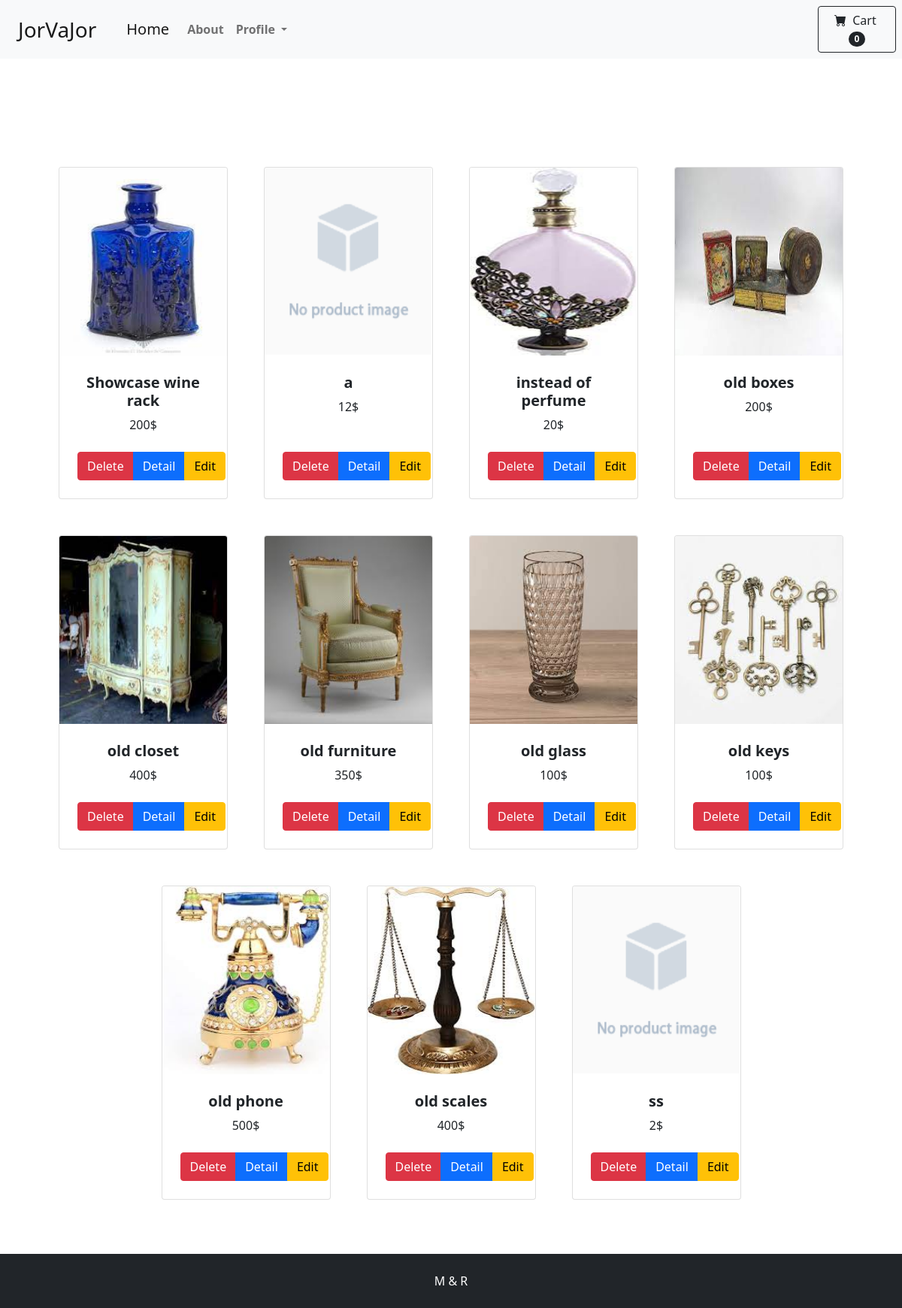
Page /1 (signed in) on the committed database.
### home/models.py (models this page shows, shortened)
class Product(models.Model):
    user = models.ForeignKey(User, related_name='products', on_delete=models.CASCADE)
    category = models.ManyToManyField(Category, related_name='products')
    name = models.CharField(max_length=200)
    slug = models.SlugField(max_length=200, unique=True)
    image = models.ImageField(blank=True, upload_to='image/', default='image/download.png')
    description = RichTextField()
    price = models.IntegerField()
    available = models.BooleanField(default=True)
    created_time = models.DateTimeField(auto_now_add=True)
    updated_time = models.DateTimeField(auto_now=True)
    class Meta:
        ordering = ('name',)

### home/views.py (the view)
# urls.py: path('<int:pk>', MyPostsView.as_view(), name='my_post'),
class MyPostsView(LoginRequiredMixin, View):
    def get(self, request, pk):
        products = Product.objects.filter(user=request.user)
        return render(request, 'home/my_posts.html', {'products': products})

### home/templates/home/my_posts.html
{% extends 'index.html' %}
{% load static %}
{% block content %}
    <section class="py-5">
        <div class="container px-4 px-lg-5 mt-5">
            <div class="row gx-4 gx-lg-5 row-cols-2 row-cols-md-3 row-cols-xl-4 justify-content-center">
                {% for product in products %}
                    <div class="col mb-5">
                        <div class="card h-100">
                            {% if product.image %}
                                <img class="card-img-top" src="{{ product.image.url  | default:"{% static 'img/download.png '%}"}}" alt="..." height="250"/>
                            {% endif %}
                            <div class="card-body p-4">
                                <div class="text-center">
                                    <h5 class="fw-bolder">{{ product.name }}</h5>
                                    {{ product.price }}$
                                </div>
                            </div>
                            <div class="card-footer p-4 pt-0 border-top-0 bg-transparent text-center">
                                <div class="btn-group " role="group" aria-label="Basic mixed styles example">
                                    <a type="button" class="btn btn-danger" href="{% url 'homa:post_delete' product.pk %}">Delete</a>
                                    <a type="button" class="btn btn-primary"
                                            href="{% url 'homa:post_detail' product.pk %}">Detail
                                    </a>
                                    <a type="button" class="btn btn-warning" href="{% url 'homa:post_edit' product.pk %}">Edit</a>
                                </div>
                            </div>
                        </div>
                    </div>
                {% endfor %}
            </div>
        </div>
    </section>
{% endblock %}

### rows in the picture
Product: image (picture), name "Showcase wine rack", price "200"
Product: image (picture), name "a", price "12"
Product: image (picture), name "instead of perfume", price "20"
Product: image (picture), name "old boxes", price "200"
Product: image (picture), name "old closet", price "400"
Product: image (picture), name "old furniture", price "350"
Product: image (picture), name "old glass", price "100"
Product: image (picture), name "old keys", price "100"
Product: image (picture), name "old phone", price "500"
Product: image (picture), name "old scales", price "400"
Product: image (picture), name "ss", price "2"
